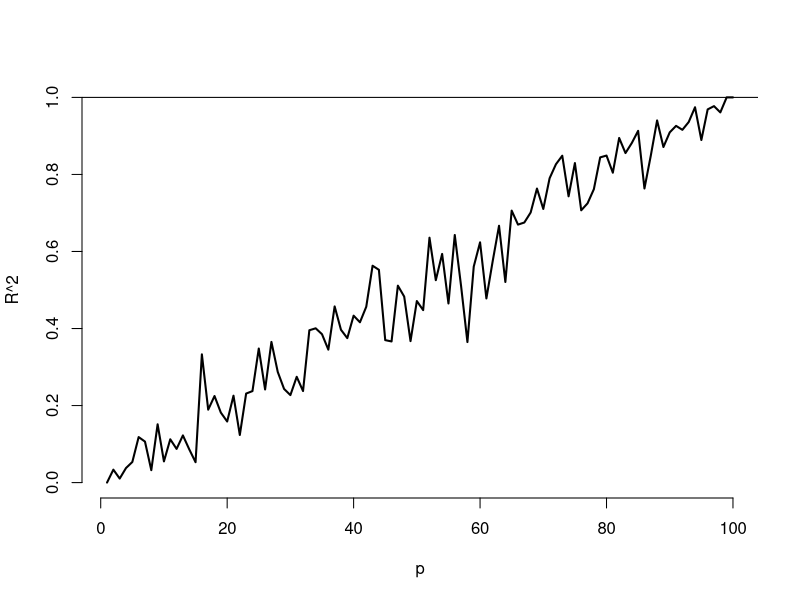

Recreate this plot in R.
## ---- chunk 1
n <- 100
plot(c(1, n), 0 : 1, type = "n", frame = FALSE, xlab = "p", ylab = "R^2")
r <- sapply(1 : n, function(p)
      {
        y <- rnorm(n); x <- matrix(rnorm(n * p), n, p)
        summary(lm(y ~ x))$r.squared 
      }
    )
lines(1 : n, r, lwd = 2)
abline(h = 1)
## ---- chunk 2
n <- 100; nosim <- 1000
x1 <- rnorm(n); x2 <- rnorm(n); x3 <- rnorm(n); 
betas <- sapply(1 : nosim, function(i){
  y <- x1 + rnorm(n, sd = .3)
  c(coef(lm(y ~ x1))[2], 
    coef(lm(y ~ x1 + x2))[2], 
    coef(lm(y ~ x1 + x2 + x3))[2])
})
round(apply(betas, 1, sd), 5)
## ---- chunk 3
n <- 100; nosim <- 1000
x1 <- rnorm(n); x2 <- x1/sqrt(2) + rnorm(n) /sqrt(2)
x3 <- x1 * 0.95 + rnorm(n) * sqrt(1 - 0.95^2); 
betas <- sapply(1 : nosim, function(i){
  y <- x1 + rnorm(n, sd = .3)
  c(coef(lm(y ~ x1))[2], 
    coef(lm(y ~ x1 + x2))[2], 
    coef(lm(y ~ x1 + x2 + x3))[2])
})
round(apply(betas, 1, sd), 5)
## ---- chunk 4
##doesn't depend on which y you use,
y <- x1 + rnorm(n, sd = .3)
a <- summary(lm(y ~ x1))$cov.unscaled[2,2]
c(summary(lm(y ~ x1 + x2))$cov.unscaled[2,2],
  summary(lm(y~ x1 + x2 + x3))$cov.unscaled[2,2]) / a
temp <- apply(betas, 1, var); temp[2 : 3] / temp[1]
## ---- chunk 5
data(swiss); 
fit1 <- lm(Fertility ~ Agriculture, data = swiss)
a <- summary(fit1)$cov.unscaled[2,2]
fit2 <- update(fit1, Fertility ~ Agriculture + Examination)
fit3 <- update(fit1, Fertility ~ Agriculture + Examination + Education)
  c(summary(fit2)$cov.unscaled[2,2],
    summary(fit3)$cov.unscaled[2,2]) / a 
## ---- chunk 6
library(car)
fit <- lm(Fertility ~ . , data = swiss)
vif(fit)
sqrt(vif(fit)) #I prefer sd 
## ---- chunk 7
fit1 <- lm(Fertility ~ Agriculture, data = swiss)
fit3 <- update(fit, Fertility ~ Agriculture + Examination + Education)
fit5 <- update(fit, Fertility ~ Agriculture + Examination + Education + Catholic + Infant.Mortality)
anova(fit1, fit3, fit5)
